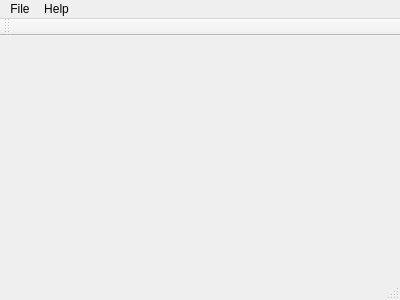
<?xml version="1.0" encoding="UTF-8"?>
<ui version="4.0">
 <class>CMMainWindow</class>
 <widget class="QMainWindow" name="CMMainWindow">
  <property name="geometry">
   <rect>
    <x>0</x>
    <y>0</y>
    <width>400</width>
    <height>300</height>
   </rect>
  </property>
  <property name="windowTitle">
   <string>Mancara Display</string>
  </property>
  <widget class="QWidget" name="centralWidget">
   <layout class="QVBoxLayout" name="verticalLayout">
    <item>
     <widget class="CMGraphicsView" name="cm_view" native="true"/>
    </item>
   </layout>
  </widget>
  <widget class="QMenuBar" name="menuBar">
   <property name="geometry">
    <rect>
     <x>0</x>
     <y>0</y>
     <width>400</width>
     <height>20</height>
    </rect>
   </property>
   <widget class="QMenu" name="menuFile">
    <property name="title">
     <string>File</string>
    </property>
    <addaction name="actionExit"/>
   </widget>
   <widget class="QMenu" name="menuHelp">
    <property name="title">
     <string>Help</string>
    </property>
    <addaction name="actionAbout"/>
   </widget>
   <addaction name="menuFile"/>
   <addaction name="menuHelp"/>
  </widget>
  <widget class="QToolBar" name="mainToolBar">
   <attribute name="toolBarArea">
    <enum>TopToolBarArea</enum>
   </attribute>
   <attribute name="toolBarBreak">
    <bool>false</bool>
   </attribute>
  </widget>
  <widget class="QStatusBar" name="statusBar"/>
  <action name="actionExit">
   <property name="text">
    <string>Exit</string>
   </property>
  </action>
  <action name="actionAbout">
   <property name="text">
    <string>About</string>
   </property>
  </action>
 </widget>
 <layoutdefault spacing="6" margin="11"/>
 <customwidgets>
  <customwidget>
   <class>CMGraphicsView</class>
   <extends>QWidget</extends>
   <header>CMGraphicsView.h</header>
   <container>1</container>
  </customwidget>
 </customwidgets>
 <resources/>
 <connections/>
</ui>
